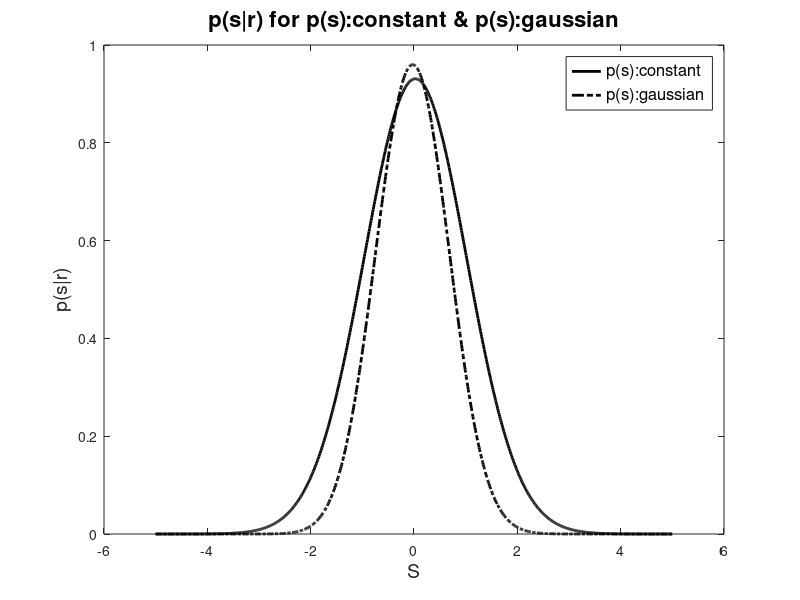

Write MATLAB code to recreate this figure.
clear all
close all
sig = 1;
L = 2000;
s = -5:0.01:5;
r_a = zeros(1,11);
r_max = 0.4;
Wmat = zeros(11,length(s));
for i = -5:1:5
w = .4*(1/.4)*(1/(sqrt(2*pi)*sig))*exp((-(s-i).^2)./(2*sig^2));
Wmat(i+6,:) = w;
fa = w(s==0);
spikes = zeros(1,L);
ind = find(fa-rand(1,L)>0);
spikes(ind) = 1;
r_a(i+6) = length(ind)/L;
end
w2 = (1/(sqrt(2*pi)*sig))*exp((-(s+2).^2)./(2*sig^2));
X1 = sum(r_a'.*log(Wmat))+log(.2);
X2 = 2.12*sum(r_a'.*log(Wmat))+w2;
p_s_a = exp(X1);
p_s_a2 = exp(X2);
p_s_a = p_s_a*20;
p_s_a2 = p_s_a2*20;
figure
plot(s,p_s_a,'k','linewidth',2)
hold on
plot(s,p_s_a2,'-.k','linewidth',2)
title('p(s|r) for p(s):constant & p(s):gaussian','FontSize',16)
legend({'p(s):constant','p(s):gaussian'},'fontsize',12)
xlabel('S','fontsize',14)
ylabel('p(s|r)','fontsize',14)
